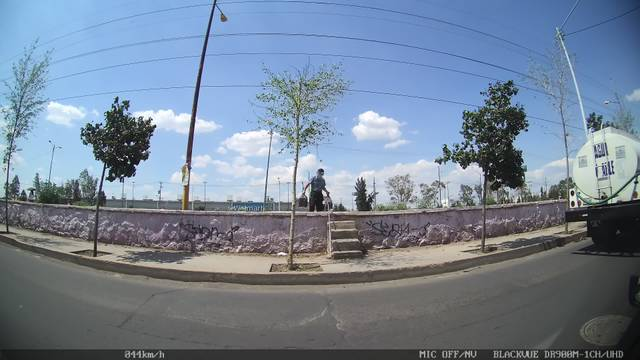
#> input picture Global_Potholes_Dataset-image/images/0087b38e-8b51-469f-8493-f188e17ddaa6.jpg, 640 x 360 px; its folder holds 3 pictures in this run; the run also reads 1 picture not shown here
$ python audit_dataset.py
#> lines starting #> are read from the running program, lines starting #| are printed output that depends on the picture
"""Dataset audit for TariqMap.

Produces a machine-readable JSON report to training/reports/ and a versioned
manifest to training/manifests/.  Run BEFORE any training or label-mapping work.

Usage:
    python -m src.audit_dataset \\
        --dataset ../../Global_Potholes_Dataset-image \\
        --output-dir reports \\
        --manifest-dir manifests \\
        --sample-hashes 500

Exit codes:
    0  Audit passed  (annotations present and non-zero)
    1  Audit failed  (no annotations found — action required before training)
"""
from __future__ import annotations

import argparse
import hashlib
import json
import os
import sys
from collections import Counter
from datetime import datetime, timezone
from pathlib import Path
from typing import Any

# Optional: PIL for image dimension inspection (fails gracefully without it)
try:
    from PIL import Image as PILImage
    _PIL_AVAILABLE = True
except ImportError:
    _PIL_AVAILABLE = False


# ---------------------------------------------------------------------------
# Annotation-format probes
# ---------------------------------------------------------------------------

_ANNOTATION_EXTENSIONS: dict[str, str] = {
    ".txt":  "yolo_txt",
    ".json": "coco_json_or_labelme",
    ".xml":  "pascal_voc",
    ".csv":  "csv",
}

_IMAGE_EXTENSIONS = {".jpg", ".jpeg", ".png", ".bmp", ".webp", ".tif", ".tiff"}


def _probe_annotation_format(directory: Path) -> dict[str, int]:
    """Walk directory tree; count annotation files by type."""
    counts: dict[str, int] = {}
    for ext, fmt in _ANNOTATION_EXTENSIONS.items():
        n = sum(1 for _ in directory.rglob(f"*{ext}"))
        if n:
            counts[fmt] = n
    return counts


def _count_images(directory: Path) -> tuple[int, Counter]:
    """Return (total_image_count, ext_counter)."""
    ext_counter: Counter = Counter()
    for f in directory.rglob("*"):
        if f.is_file() and f.suffix.lower() in _IMAGE_EXTENSIONS:
            ext_counter[f.suffix.lower()] += 1
    return sum(ext_counter.values()), ext_counter


def _sample_md5_hashes(directory: Path, max_samples: int) -> tuple[int, list[str]]:
    """Sample up to max_samples images and return (duplicate_count, sample_hashes)."""
#> called with max_samples = 500
    files = [f for f in directory.rglob("*")
             if f.is_file() and f.suffix.lower() in _IMAGE_EXTENSIONS]
    files = files[:max_samples]
    hashes: list[str] = []
    for f in files:
        try:
            md5 = hashlib.md5(f.read_bytes()).hexdigest()
            hashes.append(md5)
        except OSError:
            hashes.append("ERROR")
    duplicates = len(hashes) - len(set(hashes))
    return duplicates, hashes


def _sample_dimensions(directory: Path, max_samples: int = 50) -> dict[str, Any]:
    """Inspect image dimensions for the first max_samples images."""
#> called with max_samples = 50
    if not _PIL_AVAILABLE:
        return {"status": "skipped — Pillow not installed"}

    files = [f for f in directory.rglob("*")
             if f.is_file() and f.suffix.lower() in _IMAGE_EXTENSIONS]
    files = files[:max_samples]

    widths, heights = [], []
    errors = 0
    for f in files:
        try:
            with PILImage.open(f) as im:
                widths.append(im.width)
                heights.append(im.height)
        except Exception:
            errors += 1
#> this loop made 3 passes
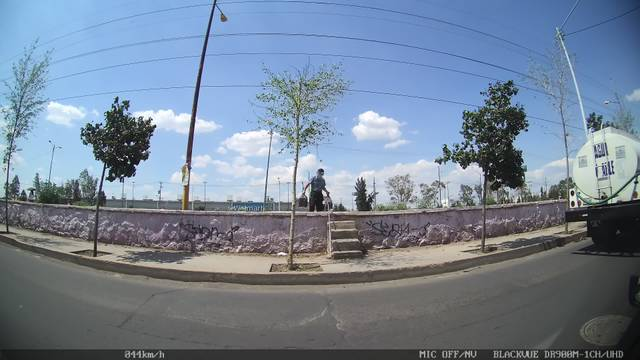
#> input picture Global_Potholes_Dataset-image/images/0087b38e-8b51-469f-8493-f188e17ddaa6.jpg, 640 x 360 px
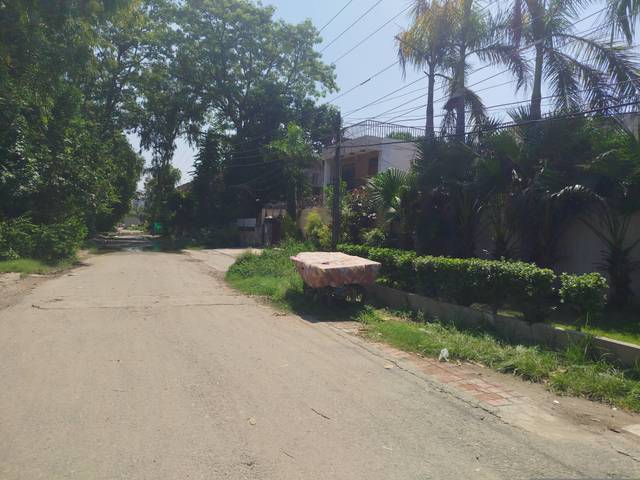
#> input picture Global_Potholes_Dataset-image/images/011ccba4-9f7e-4e43-93a2-acbe68db7ab8.jpg, 640 x 480 px
#> pass 3, in _sample_dimensions, `with PILImage.open(f) as im:`:
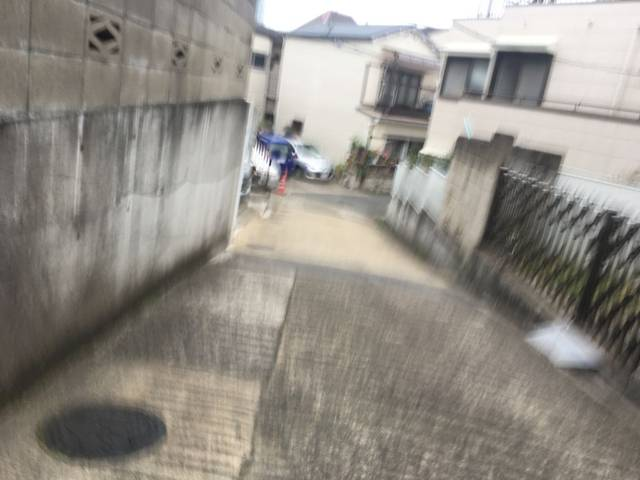
#> im: PIL image 640x480 RGB; mean R, G, B 146.3, 141.4, 134.2
#> after the loop, errors = 0; heights = [360, 480, 480]; widths = [640, 640, 640]

    if not widths:
        return {"status": "no readable images"}

    return {
        "sampled": len(widths),
        "errors": errors,
        "width_min": min(widths),
        "width_max": max(widths),
        "width_mean": round(sum(widths) / len(widths), 1),
        "height_min": min(heights),
        "height_max": max(heights),
        "height_mean": round(sum(heights) / len(heights), 1),
    }


def _detect_license(directory: Path) -> str:
    """Look for a LICENSE / README with attribution text."""
    for name in ("LICENSE", "LICENSE.txt", "LICENSE.md", "README.md", "README.txt"):
        f = directory / name
        if f.exists():
            snippet = f.read_text(errors="replace")[:400]
            return f"Found {name}: {snippet!r}"
    return "No license file found in dataset root"


# ---------------------------------------------------------------------------
# Main audit logic
# ---------------------------------------------------------------------------

def audit(dataset_path: Path, sample_hashes: int) -> dict[str, Any]:
    """Run full audit and return the result dictionary."""
    if not dataset_path.exists():
        print(f"[audit] ERROR: Dataset path not found: {dataset_path}")
        sys.exit(2)

    total_images, ext_counter = _count_images(dataset_path)
    annotations = _probe_annotation_format(dataset_path)
    duplicate_count, hashes = _sample_md5_hashes(dataset_path, sample_hashes)
    dimensions = _sample_dimensions(dataset_path)
    license_text = _detect_license(dataset_path)

    annotation_status = "UNLABELED" if not annotations else "LABELED"

    report: dict[str, Any] = {
        "audit_version": "1.0",
        "audit_date_utc": datetime.now(timezone.utc).isoformat(),
        "dataset_path": str(dataset_path.resolve()),
        "image_count": total_images,
        "image_extensions": dict(ext_counter),
        "annotation_status": annotation_status,
        "annotation_files_found": annotations,
        "annotation_classes_verified": False,
        "class_mapping": "NOT_POSSIBLE — no annotations",
        "duplicate_hash_sample": {
            "sample_size": len(hashes),
            "duplicates_in_sample": duplicate_count,
        },
        "image_dimensions": dimensions,
        "train_val_test_split": "NOT_PRESENT — flat directory",
        "license": license_text,
        "verdict": (
            "STOP: Dataset is unlabeled. "
            "Annotate with CVAT, Roboflow, or LabelStudio, then re-run this audit. "
            "Do not attempt to train until annotation_status == LABELED."
            if annotation_status == "UNLABELED"
            else "OK — proceed with class-mapping verification."
        ),
        "actionable_next_steps": [
            "1. Annotate images using CVAT (https://cvat.ai) or Roboflow with class D40 (pothole) at minimum.",
            "2. Export annotations in YOLO format.",
            "3. Run audit_dataset.py again to verify annotation count.",
            "4. Run prepare_dataset.py with --class-map to split into agent datasets.",
            "5. Run train.py for each agent after dataset validation passes.",
        ] if annotation_status == "UNLABELED" else [
            "1. Verify class IDs in annotation files against the canonical D-code map.",
            "2. Run prepare_dataset.py --class-map to split into agent datasets.",
        ],
    }

    return report


# ---------------------------------------------------------------------------
# CLI entry point
# ---------------------------------------------------------------------------

def main() -> None:
    parser = argparse.ArgumentParser(description="TariqMap dataset audit tool")
    parser.add_argument(
        "--dataset",
        type=Path,
        default=Path(__file__).resolve().parents[3] / "Global_Potholes_Dataset-image",
        help="Root directory of the dataset to audit",
    )
    parser.add_argument(
        "--output-dir",
        type=Path,
        default=Path(__file__).resolve().parents[1] / "reports",
        help="Directory to write the audit JSON report",
    )
    parser.add_argument(
        "--manifest-dir",
        type=Path,
        default=Path(__file__).resolve().parents[1] / "manifests",
        help="Directory to write the versioned dataset manifest",
    )
    parser.add_argument(
        "--sample-hashes",
        type=int,
        default=500,
        help="Number of images to hash for duplicate detection",
    )
    args = parser.parse_args()

    print(f"[audit] Inspecting: {args.dataset}")
    report = audit(args.dataset, args.sample_hashes)

    # Write report
    args.output_dir.mkdir(parents=True, exist_ok=True)
    report_path = args.output_dir / "global_potholes_audit.json"
    report_path.write_text(json.dumps(report, indent=2))
    print(f"[audit] Report written -> {report_path}")

    # Write manifest
    args.manifest_dir.mkdir(parents=True, exist_ok=True)
    manifest = {
        "manifest_version": "1.0",
        "dataset_name": "global_potholes_dataset-image",
        "source_path": str(Path(args.dataset).resolve()),
        "image_count": report.get("image_count", 0),
        "annotation_status": report.get("annotation_status", "UNKNOWN"),
        "class_mapping": report.get("class_mapping", "UNKNOWN"),
        "audit_date_utc": report.get("audit_date_utc", ""),
        "audit_report_path": str(report_path),
        "tariqmap_agent_mapping": {
            "D40": {
                "status": "REQUIRES_ANNOTATION",
                "note": "Images may contain potholes but no labels exist yet"
            }
        },
    }
    manifest_path = args.manifest_dir / "global_potholes_manifest.json"
    manifest_path.write_text(json.dumps(manifest, indent=2))
    print(f"[audit] Manifest written -> {manifest_path}")

    # Summary
    print("\n" + "=" * 60)
    print(f"  Image count  : {report['image_count']:,}")
#|   Image count  : 3
    print(f"  Annotations  : {report['annotation_status']}")
#|   Annotations  : UNLABELED
    print(f"  Verdict      : {report['verdict'][:80]}...")
#> (printed output is left out)
    print("=" * 60)

    if report["annotation_status"] == "UNLABELED":
        print("\n[STOP] No annotations found. See next steps above.\n")
#> (the run stopped early here; a loop or call above may not have finished)
